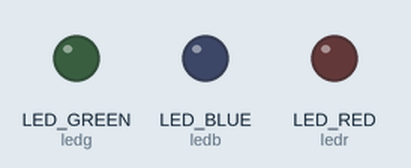
This program was run on a simulated CircuitPython board. Shown: output pins drawn as LEDs (lit = HIGH). USB keyboard and mouse output is not drawn.

Above: at 0.05 s.
At 5.0 s:
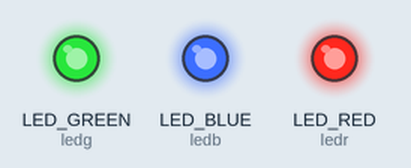
Timing chart, 0 to 13.0 s (numbered marks = the images above):
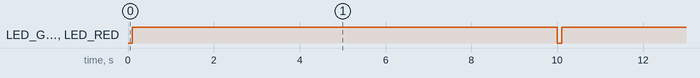

Measured:
- by itself, LED_GREEN (ledg), LED_BLUE (ledb), LED_RED (ledr): alternates HIGH for 9.9 s and LOW for 0.10 s

The program:

code.py
```python
"""Works on RP2040 and probably on other devices, too."""
"""Registers as a USB mouse and slowly moves the cursor along a predefined path to keep the PC awake."""

import time
import board
import digitalio
import usb_hid
from adafruit_hid.mouse import Mouse

vectors = [
    (5, 6), (6, 5), (6, 4), (6, 4), (6, 4), (7, 4), (7, 3), (7, 2),
    (7, 2), (7, 2), (8, 1), (7, 0), (8, 1), (7, -1), (8, 0), (7, -2),
    (7, -1), (8, -3), (7, -2), (6, -3), (7, -4), (6, -4), (6, -4), (6, -5),
    (6, -5), (5, -5), (5, -6), (4, -6), (4, -6), (4, -7), (3, -7), (3, -7),
    (2, -7), (2, -7), (2, -7), (0, -8), (1, -7), (0, -8), (-1, -7), (-1, -8),
    (-1, -7), (-2, -7), (-2, -7), (-3, -7), (-3, -7), (-4, -6), (-4, -7), (-5, -6),
    (-5, -5), (-5, -6), (-5, -5), (-6, -4), (-6, -5), (-7, -4), (-6, -3), (-7, -3),
    (-7, -3), (-7, -2), (-8, -1), (-10, -2), (-4, -1), (-4, -3), (-4, -2), (-4, -4),
    (-2, -4), (-3, -4), (-1, -4), (0, -5), (0, -5), (0, -5), (0, -5), (0, -5),
    (0, -5), (0, -5), (0, -5), (0, -5), (0, -5), (0, -5), (0, -5), (0, -5),
    (0, -5), (0, -5), (0, -5), (0, -5), (0, -5), (0, -5), (0, -5), (0, -5),
    (0, -5), (0, -5), (0, -5), (0, -5), (0, -5), (0, -5), (0, -5), (0, -5),
    (0, -5), (0, -5), (0, -5), (0, -5), (0, -5), (0, -5), (0, -5), (0, -5),
    (0, -5), (0, -5), (0, -5), (0, -5), (0, -5), (0, -5), (0, -5), (0, -5),
    (0, -5), (0, -5), (0, -5), (0, -5), (0, -5), (0, -5), (0, -5), (0, -5),
    (0, -5), (0, -5), (0, -5), (0, -5), (0, -5), (0, -5), (0, -5), (0, -5),
    (0, -5), (0, -5), (0, -5), (0, -5), (0, -5), (0, -5), (0, -5), (0, -5),
    (0, -5), (0, -5), (0, -5), (0, -5), (7, -5), (3, -3), (4, -3), (3, -4),
    (3, -3), (3, -7), (3, -5), (1, -6), (1, -3), (0, -3), (1, -3), (0, -4),
    (0, -4), (0, -4), (-1, -8), (0, -5), (-2, -9), (-1, -4), (-2, -10), (-2, -5),
    (-3, -10), (-2, -5), (-4, -9), (-5, -10), (-3, -5), (-3, -4), (-2, -5), (-3, -4),
    (-4, -5), (-3, -4), (-3, -4), (-3, -4), (-4, -3), (-3, -4), (-4, -3), (-4, -3),
    (-4, -3), (-3, -2), (-4, -3), (-4, -2), (-4, -2), (-5, -1), (-4, -1), (-4, -1),
    (-4, -1), (-5, -1), (-4, 0), (-4, 0), (-5, 1), (-4, 1), (-4, 1), (-4, 1),
    (-5, 1), (-4, 2), (-4, 2), (-4, 3), (-3, 2), (-4, 3), (-4, 3), (-4, 3),
    (-3, 4), (-4, 3), (-3, 4), (-3, 4), (-3, 4), (-4, 5), (-3, 4), (-2, 5),
    (-3, 4), (-5, 10), (-3, 5), (-4, 9), (-4, 10), (-3, 10), (-2, 10), (-1, 4),
    (-2, 9), (0, 5), (-1, 8), (0, 4), (0, 4), (0, 4), (1, 3), (0, 3),
    (1, 3), (1, 3), (1, 5), (2, 3), (2, 5), (4, 6), (3, 3), (4, 3),
    (3, 3), (7, 6), (0, 5), (0, 5), (0, 5), (0, 5), (0, 5), (0, 5),
    (0, 5), (0, 5), (0, 5), (0, 5), (0, 5), (0, 5), (0, 5), (0, 5),
    (0, 5), (0, 5), (0, 5), (0, 5), (0, 5), (0, 5), (0, 5), (0, 5),
    (0, 5), (0, 5), (0, 5), (0, 5), (0, 5), (0, 5), (0, 5), (0, 5),
    (0, 5), (0, 5), (0, 5), (0, 5), (0, 5), (0, 5), (0, 5), (0, 5),
    (0, 5), (0, 5), (0, 5), (0, 5), (0, 5), (0, 5), (0, 5), (0, 5),
    (0, 5), (0, 5), (0, 5), (0, 5), (0, 5), (0, 5), (0, 5), (0, 5),
    (0, 5), (0, 5), (0, 5), (0, 5), (0, 5), (0, 5), (0, 5), (0, 5),
    (0, 5), (0, 5), (0, 5), (0, 5), (0, 5), (0, 5), (0, 5), (0, 5),
    (0, 5), (0, 5), (-1, 6), (-1, 4), (-2, 2), (-2, 3), (-2, 3), (-4, 3),
    (-4, 3), (-4, 1), (-3, 1), (-9, 2), (-8, 1), (-7, 2), (-7, 3), (-7, 3),
    (-6, 3), (-7, 4), (-6, 5), (-6, 4), (-5, 5), (-5, 6), (-5, 5), (-5, 6),
    (-4, 7), (-4, 6), (-3, 7), (-3, 7), (-2, 7), (-2, 7), (-1, 7), (-1, 8),
    (-1, 7), (0, 8), (1, 7), (0, 8), (2, 7), (2, 7), (2, 7), (3, 7),
    (3, 7), (4, 7), (4, 6), (4, 6), (5, 6), (5, 5), (6, 5), (6, 5),
    (6, 4), (6, 4), (7, 4), (6, 3), (7, 2), (8, 3), (7, 1), (7, 2),
    (8, 0), (7, 1), (8, -1), (7, 0), (8, -1), (7, -2), (7, -2), (7, -2),
    (7, -3), (7, -4), (6, -4), (6, -4), (6, -4), (6, -5), (5, -6), (1, 0)
]

mouse = Mouse(usb_hid.devices)

ledr = digitalio.DigitalInOut(board.LED_RED)
ledg = digitalio.DigitalInOut(board.LED_GREEN)
ledb = digitalio.DigitalInOut(board.LED_BLUE)
ledr.direction = digitalio.Direction.OUTPUT
ledg.direction = digitalio.Direction.OUTPUT
ledb.direction = digitalio.Direction.OUTPUT

while True:
    for dx, dy in vectors:
        ledr.value = False
        ledg.value = False
        ledb.value = False
        mouse.move(dx, dy)
        time.sleep(0.1)
        ledr.value = True
        ledg.value = True
        ledb.value = True
        time.sleep(9.9)
```
